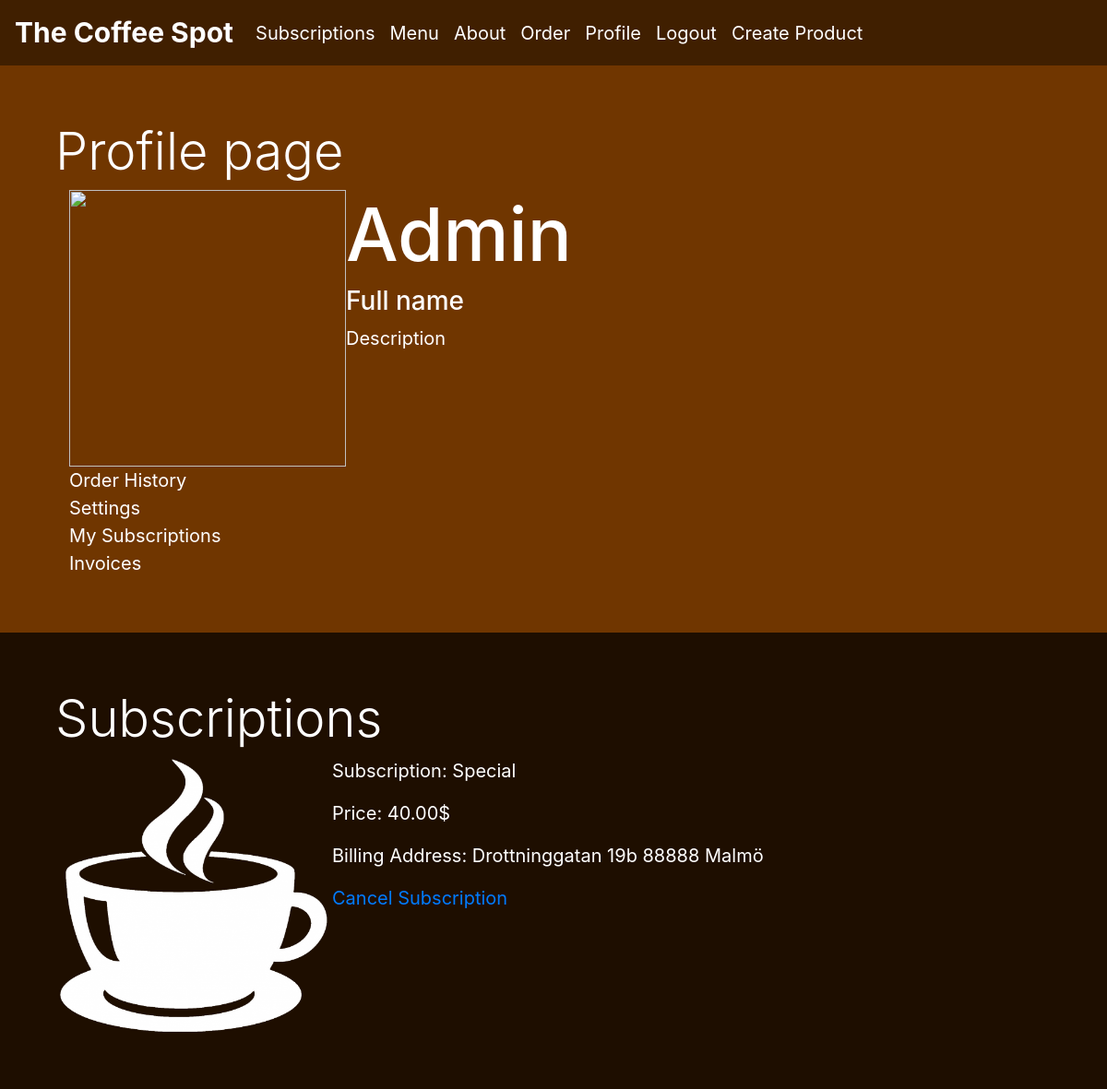
The page /profile/subscriptions/ (signed in) on the database as committed earlier.
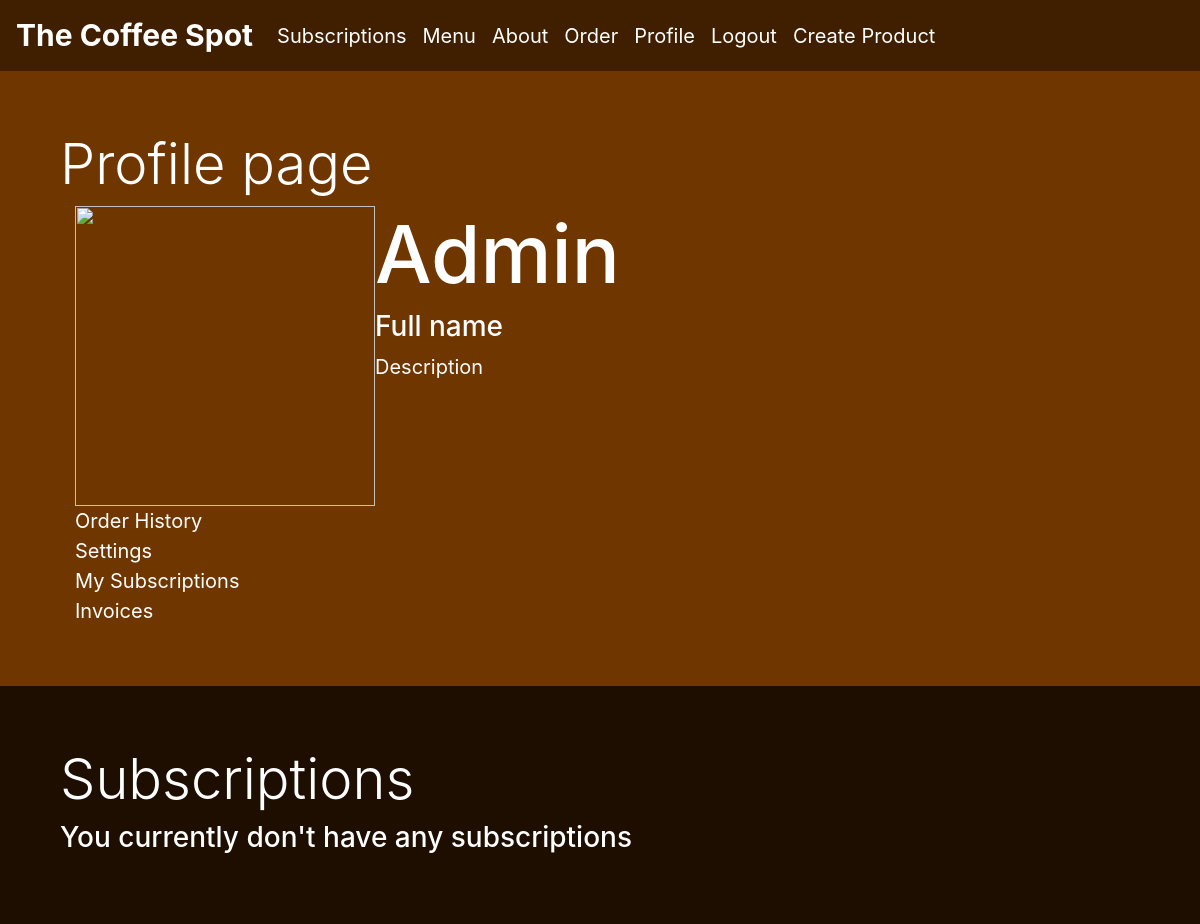
The same page on the database as committed later.
### subscription/models.py (models this page shows)
class Subscription(models.Model):
    subscription_id = models.IntegerField(default=0)
    subscription_name = models.CharField(max_length=30, blank=True, null=True)
    stripe_subscription_id = models.CharField(max_length=100, blank=True, null=True)
    subscriber = models.ForeignKey(User, on_delete=models.CASCADE, null=False, blank=False, related_name='subscriptions')
    price = models.DecimalField(max_digits=10, decimal_places=2)
    address = models.CharField(max_length=40, null=True, blank=True)
    postal_code = models.IntegerField(range(10000, 99999))
    city = models.CharField(max_length=40, null=True, blank=True)
    date = models.DateTimeField(auto_now=True)

### profiles/views.py (the view)
# urls.py: path('subscriptions/', views.view_subscriptions, name='view_subscriptions'),
def view_subscriptions(request):
    subscriptions = Subscription.objects.filter(subscriber=request.user)
    context = {'subscriptions': subscriptions, 'request': request}
    return render(request, 'profiles/profile_page.html', context,)

### profiles/models.py (called while the page is built)
    def has_active_orders(self):
        return self.user.orders.filter(active=True)

### profiles/templates/profiles/profile_page.html (shortened to what this page needs)
{% extends "base.html" %}
{% load static %}
{% block content %}
    <div class="row no-gutters" style="background-color: #703600;">
        <div class="container">
        <h1 class="display-4 logo-font text-white">Profile page</h1>
        <div class="col">
            <div class="d-flex">
                <a href="{% url 'edit_profile' %}">
                    <img src="#" alt="" width="300px" height="300px">
                </a>
                <div class="d-flex flex-column">
                    <h2 class="text-white">{{ user.username }}</h2>
                    <h3 class="text-white">Full name</h3>
                    <p class="text-white">Description</p>
                </div>
            </div>
            <div class="d-flex flex-column">
                <a href="{% url 'order_history' %}" class="text-white">Order History</a>
                <a href="#" class="text-white">Settings</a>
                <a href="{% url 'view_subscriptions' %}" class="text-white">My Subscriptions</a>
                <a href="#" class="text-white">Invoices</a>
            </div>
        </div>
    </div>
{% if request.resolver_match.view_name == "view_subscriptions" %}
    <div class="row no-gutters w-100" style="background-color:  #1E0E00;">
        <div class="container">
            <h2 class="display-4 logo-font text-white">Subscriptions</h2>
            {% if not subscriptions %}
                <h3 class="text-white">You currently don't have any subscriptions</h3>
            {% endif %}
            <div class="row">
                <div class="col">
                    <div class="d-flex flex-column">
                        {% for subscription in subscriptions %}
                        <div class="d-flex flex-inline">
                            <img src="{% static 'images/coffee-cup.png' %}" alt="subscription image" width="300px" height="300px">
                            <div class="d-flex flex-column text-white">
                                <p>Subscription: {{ subscription.subscription_name }}</p>
                                <p>Price: {{ subscription.price}}$</p>
                                <p>Billing Address: {{ subscription.address }} {{ subscription.postal_code }} {{ subscription.city }}</p>
                                <a href="{% url 'cancel_subscription' subscription.stripe_subscription_id %}" onclick="return confirmDeleteSubscription();">Cancel Subscription</a>
                            </div>
                        </div>
                        {% endfor %}
                    </div>
                </div>
            </div>
        </div>
    </div>
{% endif %}
{% endblock %}

Rows that differ between the two databases and show on the page:
removed Subscription: subscription_name "Special", price "40.00", address "Drottninggatan 19b", postal_code "88888", city "Malmö"
Other text that changed with them:
text now shown: "You currently don't have any subscriptions"
